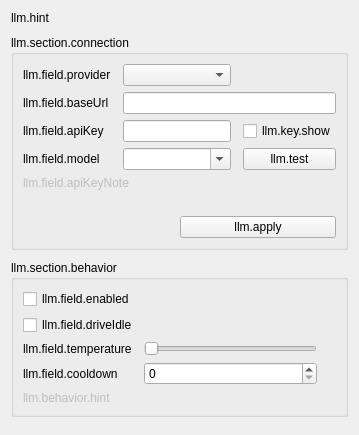
<?xml version="1.0" encoding="UTF-8"?>
<ui version="4.0">
 <class>LlmPage</class>
 <widget class="QWidget" name="LlmPage">
  <layout class="QVBoxLayout" name="rootLayout">
   <property name="spacing">
    <number>10</number>
   </property>
   <item>
    <widget class="QLabel" name="hint">
     <property name="text">
      <string>llm.hint</string>
     </property>
     <property name="wordWrap">
      <bool>true</bool>
     </property>
    </widget>
   </item>
   <item>
    <widget class="QGroupBox" name="connectionGroup">
     <property name="title">
      <string>llm.section.connection</string>
     </property>
     <layout class="QGridLayout" name="connectionLayout">
      <property name="horizontalSpacing">
       <number>12</number>
      </property>
      <item row="0" column="0">
       <widget class="QLabel" name="providerLabel">
        <property name="text">
         <string>llm.field.provider</string>
        </property>
       </widget>
      </item>
      <item row="0" column="1">
       <widget class="QComboBox" name="provider"/>
      </item>
      <item row="1" column="0">
       <widget class="QLabel" name="baseUrlLabel">
        <property name="text">
         <string>llm.field.baseUrl</string>
        </property>
       </widget>
      </item>
      <item row="1" column="1" colspan="2">
       <widget class="QLineEdit" name="baseUrl"/>
      </item>
      <item row="2" column="0">
       <widget class="QLabel" name="apiKeyLabel">
        <property name="text">
         <string>llm.field.apiKey</string>
        </property>
       </widget>
      </item>
      <item row="2" column="1">
       <widget class="QLineEdit" name="apiKey">
        <property name="echoMode">
         <enum>QLineEdit::Password</enum>
        </property>
       </widget>
      </item>
      <item row="2" column="2">
       <widget class="QCheckBox" name="showKey">
        <property name="text">
         <string>llm.key.show</string>
        </property>
       </widget>
      </item>
      <item row="3" column="0">
       <widget class="QLabel" name="modelLabel">
        <property name="text">
         <string>llm.field.model</string>
        </property>
       </widget>
      </item>
      <item row="3" column="1">
       <widget class="QComboBox" name="model">
        <property name="editable">
         <bool>true</bool>
        </property>
       </widget>
      </item>
      <item row="3" column="2">
       <widget class="QPushButton" name="test">
        <property name="text">
         <string>llm.test</string>
        </property>
       </widget>
      </item>
      <item row="4" column="0" colspan="3">
       <widget class="QLabel" name="keyNote">
        <property name="text">
         <string>llm.field.apiKeyNote</string>
        </property>
        <property name="wordWrap">
         <bool>true</bool>
        </property>
        <property name="enabled">
         <bool>false</bool>
        </property>
       </widget>
      </item>
      <item row="5" column="0" colspan="3">
       <widget class="QLabel" name="warning">
        <property name="text">
         <string/>
        </property>
        <property name="wordWrap">
         <bool>true</bool>
        </property>
       </widget>
      </item>
      <item row="6" column="0" colspan="3">
       <layout class="QHBoxLayout" name="applyRow">
        <item>
         <widget class="QLabel" name="status">
          <property name="text">
           <string/>
          </property>
          <property name="wordWrap">
           <bool>true</bool>
          </property>
         </widget>
        </item>
        <item>
         <widget class="QPushButton" name="apply">
          <property name="text">
           <string>llm.apply</string>
          </property>
         </widget>
        </item>
       </layout>
      </item>
     </layout>
    </widget>
   </item>
   <item>
    <widget class="QGroupBox" name="behaviorGroup">
     <property name="title">
      <string>llm.section.behavior</string>
     </property>
     <layout class="QGridLayout" name="behaviorLayout">
      <property name="horizontalSpacing">
       <number>12</number>
      </property>
      <item row="0" column="0" colspan="3">
       <widget class="QCheckBox" name="enabled">
        <property name="text">
         <string>llm.field.enabled</string>
        </property>
       </widget>
      </item>
      <item row="1" column="0" colspan="3">
       <widget class="QCheckBox" name="driveIdle">
        <property name="text">
         <string>llm.field.driveIdle</string>
        </property>
       </widget>
      </item>
      <item row="2" column="0">
       <widget class="QLabel" name="temperatureLabel">
        <property name="text">
         <string>llm.field.temperature</string>
        </property>
       </widget>
      </item>
      <item row="2" column="1">
       <widget class="QSlider" name="temperature">
        <property name="orientation">
         <enum>Qt::Horizontal</enum>
        </property>
        <property name="minimum">
         <number>0</number>
        </property>
        <property name="maximum">
         <number>200</number>
        </property>
       </widget>
      </item>
      <item row="2" column="2">
       <widget class="QLabel" name="temperatureValue">
        <property name="text">
         <string/>
        </property>
       </widget>
      </item>
      <item row="3" column="0">
       <widget class="QLabel" name="cooldownLabel">
        <property name="text">
         <string>llm.field.cooldown</string>
        </property>
       </widget>
      </item>
      <item row="3" column="1">
       <widget class="QSpinBox" name="cooldown">
        <property name="minimum">
         <number>0</number>
        </property>
        <property name="maximum">
         <number>3600</number>
        </property>
       </widget>
      </item>
      <item row="4" column="0" colspan="3">
       <widget class="QLabel" name="behaviorHint">
        <property name="text">
         <string>llm.behavior.hint</string>
        </property>
        <property name="wordWrap">
         <bool>true</bool>
        </property>
        <property name="enabled">
         <bool>false</bool>
        </property>
       </widget>
      </item>
     </layout>
    </widget>
   </item>
   <item>
    <spacer name="bottomSpacer">
     <property name="orientation">
      <enum>Qt::Vertical</enum>
     </property>
    </spacer>
   </item>
  </layout>
 </widget>
 <resources/>
 <connections/>
</ui>
